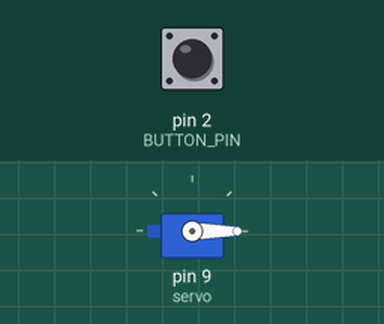
A sketch run on a simulated Arduino Uno, built with avr-gcc and run on an emulated ATmega328P. Shown: servo. The inputs (shaded band) are chosen by the test bench; at power-on: pin 2 (BUTTON_PIN) HIGH.

Above: at 1.2 s.
1.3 s: pin 2 (BUTTON_PIN) pulled LOW for 0.15 s
At 2.5 s:
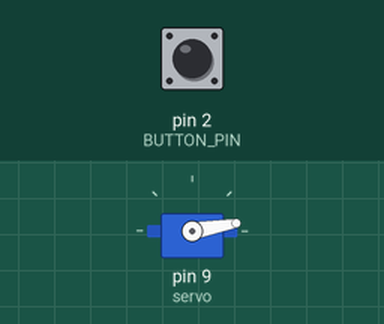
2.9 s: pin 2 (BUTTON_PIN) pulled LOW for 1 s
At 3.8 s:
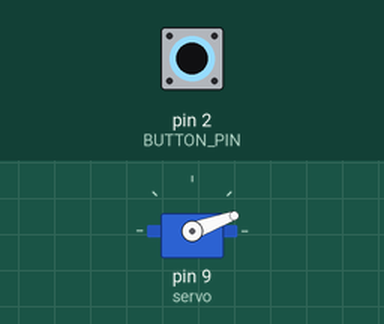
5.4 s: pin 2 (BUTTON_PIN) pulsed LOW 5 times (0.12 s each, 0.3 s apart)
At 7.9 s:
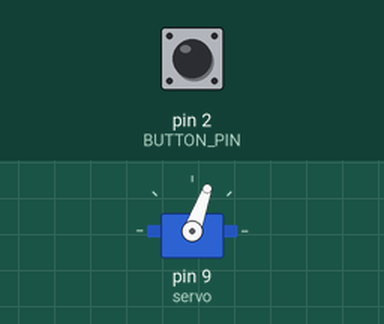
8.4 s: pin 2 (BUTTON_PIN) pulled LOW for 0.15 s
At 9.2 s:
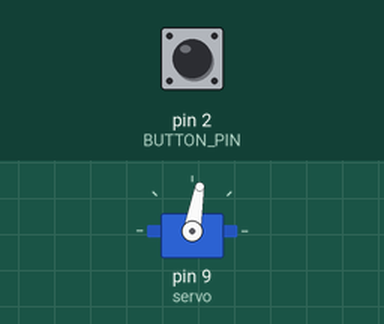
10.0 s: pin 2 (BUTTON_PIN) pulsed LOW 2 times (0.12 s each, 0.3 s apart)
At 10.7 s:
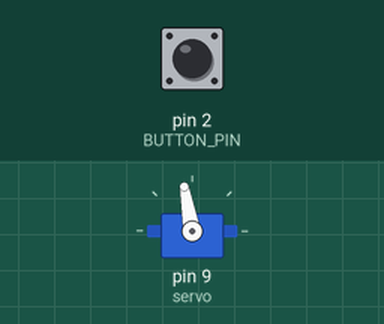
Timing chart, 0 to 13.0 s (numbered marks = the images above; inputs shaded):
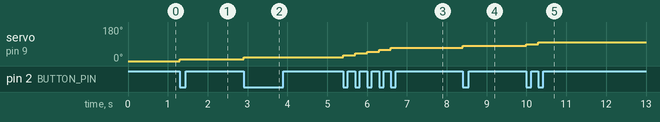

Measured:
- after the input at 1.3 s, servo on pin 9 (servo): 0° → 10° at once
- after the input at 2.9 s, servo on pin 9 (servo): 10° → 20° at once
- after the input at 5.4 s, servo on pin 9 (servo): moves from 20° to 70° over 1.2 s, starting at once
- after the input at 8.4 s, servo on pin 9 (servo): 70° → 80° at once
- after the input at 10.0 s, servo on pin 9 (servo): 80° → 90° at once, → 100° 0.30 s later

The sketch:

________.ino
```cpp
#include <Servo.h>

Servo servo;

const int BUTTON_PIN = 2;
int currentPos = 0;         // 초기 위치
bool lastButtonState = LOW;
bool increasing = true;     // true면 +10, false면 -10

void setup() {
  servo.attach(9);
  pinMode(BUTTON_PIN, INPUT_PULLUP);  // 버튼 핀을 내부 풀업으로 설정
  servo.write(currentPos);            // 초기 위치로 이동
}

void loop() {
  bool buttonState = digitalRead(BUTTON_PIN);

  // 버튼이 눌렸을 때만 반응
  if (lastButtonState == HIGH && buttonState == LOW) {
    if (increasing) {
      currentPos += 10;
      if (currentPos >= 180) {
        currentPos = 180;
        increasing = false;  // 방향 전환
      }
    } else {
      currentPos -= 10;
      if (currentPos <= 0) {
        currentPos = 0;
        increasing = true;   // 방향 전환
      }
    }

    servo.write(currentPos);  // 위치 이동
    delay(200);               // 디바운스 지연
  }

  lastButtonState = buttonState;
}
```
